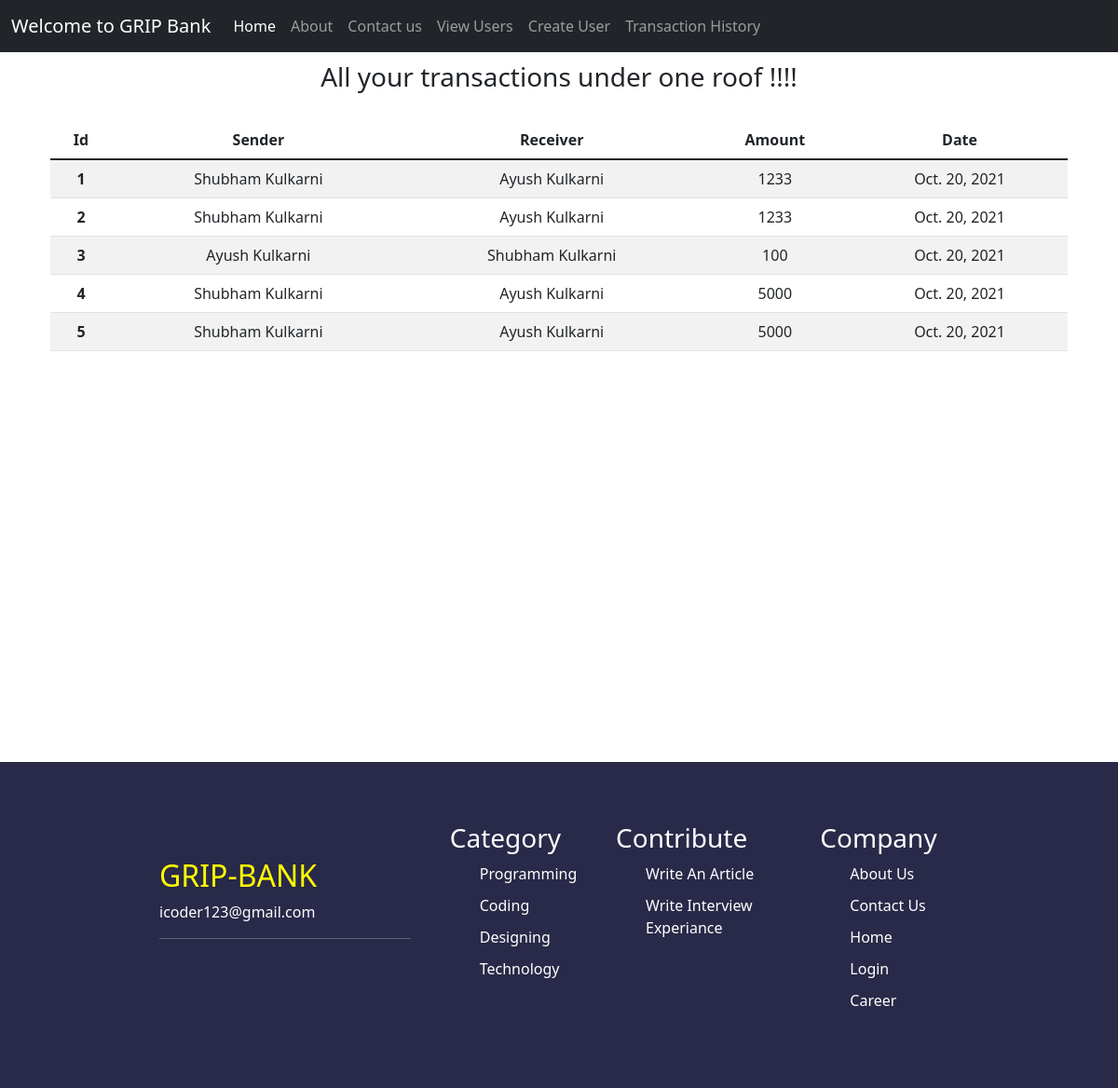
/transactionHistory/, run on the app's committed database.
### bank/models.py (models this page shows)
class TransactionHistory(models.Model):
    sender = models.ForeignKey(User,blank=False,null=False,on_delete=models.CASCADE,related_name="sender")
    receiver = models.ForeignKey(User,blank=False,null=False,on_delete=models.CASCADE,related_name="receiver")
    amount = models.IntegerField(default=0)
    datetime = models.DateTimeField()

class User(models.Model):
    name = models.CharField(max_length=50,blank=False,null=False)
    email = models.CharField(max_length=100,blank=False,null=False)
    bank_balance = models.IntegerField(default=0)

### bank/views.py (the view)
# urls.py: path("transactionHistory/",views.transactionHistory,name="transactionHistory"),
def transactionHistory(request):
    users = TransactionHistory.objects.all()
    return render(request,'transaction_history.html',{'users':users})

### bank/templates/transaction_history.html (shortened to what this page needs)
<!DOCTYPE html>
<html lang="en">
  <head>
    {% load static %}
    <link
      href="https://cdn.jsdelivr.net/npm/bootstrap@5.1.3/dist/css/bootstrap.min.css"
      rel="stylesheet"
    />
    <link rel="stylesheet" href="{%static 'css/style.css' %}" />
    <link rel="stylesheet" href="{%static 'css/footer.css' %}">
  </head>
  <body>
<nav class="navbar sticky-top navbar-expand-lg navbar-dark bg-dark">
      <div class="container-fluid">
        <a class="navbar-brand" href="#"> Welcome to GRIP Bank</a>
        <div class="collapse navbar-collapse" id="navbarSupportedContent">
          <ul class="navbar-nav me-auto mb-2 mb-lg-0">
            <li class="nav-item">
              <a class="nav-link active" aria-current="page" href="/"> Home </a>
            </li>
            <li class="nav-item">
              <a class="nav-link" href="/aboutUs/"> About </a>
            </li>
            <li class="nav-item">
              <a class="nav-link" href="/contactUs/"> Contact us </a>
            </li>
            <li class="nav-item">
              <a class="nav-link" href="/viewUsers/"
                >View Users</a
              >
            </li>
            <li class="nav-item">
              <a class="nav-link" href="/createUser/"> Create User</a>
            </li>
            <li class="nav-item">
              <a class="nav-link" href="/transactionHistory/"> Transaction History </a>
            </li>
          </ul>
        </div>
      </div>
    </nav>
    <div class="container" style="text-align: center">
      <h3 style="margin: 10px">All your transactions under one roof !!!!</h3>
      <div
        class="container"
        style="margin-top: 30px; height: 80vh; overflow: scroll"
      >
        <table class="table table-striped">
          <thead>
            <tr>
              <th scope="col">Id</th>
              <th scope="col">Sender</th>
              <th scope="col">Receiver</th>
              <th scope="col">Amount</th>
              <th scope="col">Date</th>
            </tr>
          </thead>
          <tbody>
          {% for user in users%}
            <tr>
              <th>{{user.id}}</th>
              <td>{{user.sender.name}}</td>
              <td>{{user.receiver.name}}</td>
              <td>{{user.amount}}</td>
              <td>{{user.datetime.date}}</td>
            </tr>
          {% endfor %}
          </tbody>
        </table>
      </div>
    </div>
   <footer>
    <div class=" container-fluid  footer mt-5">
      <div class="row w-100 d-flex  flex justify-content-center">
        <div class="col-md-3 col-6 d-flex  flex-column justify-content-center">
              <div>
                <h2 style="color: yellow;">GRIP-BANK</h2>
                <p>icoder123@gmail.com</p>
                <hr>
              </div>
              <div>
                <br/>
              </div>
        </div>
        <div class="col-md-2 col-6 d-flex justify-content-center">
            <div>
          <h3 >Category</h3>
          <ul class="topics-category-list common-property">
            <li>Programming</li>
            <li>Coding</li>
            <li>Designing</li>
            <li> Technology</li>
          </ul>
        </div>
        </div>
        <div class="col-md-2 col-6 d-flex justify-content-center ">
            <div>
          <h3>Contribute</h3>
          <ul class="contribute-list common-property">
              <li>Write An Article</li>
              <li>Write Interview Experiance</li>
            </ul>
        </div>
    </div>
        <div class="col-md-2 col-6 d-flex justify-content-center">
            <div>
            <h3 >Company</h3>
            <ul class="company common-property">
                <li>About Us</li>
                <li> Contact Us</li>
                <li>Home</li>
                <li>Login</li>
                <li> Career</li>
            </ul>
        </div>
        </div>
      </div>
    </div>
  </footer>
  </body>
</html>

### bank/static/css/footer.css (style rules this page uses)
.footer { min-height: 350px; width: 100%; background-color: rgb(41, 41, 73); display: flex; justify-content: center; align-items: center; color: white; }
.contribute-list { list-style: none; }
.common-property li { margin-top: 10px; font-size: 16px; }
.contribute-list li { margin-top: 10px; font-size: 16px; }
.topics-category-list li { margin-top: 10px; font-size: 16px; }
.topics-category-list { list-style: none; }
.company li { margin-top: 10px; font-size: 16px; }
.company { list-style: none; }

### data on the page
TransactionHistory: id "1", sender.name "Shubham Kulkarni", receiver.name "Ayush Kulkarni", amount "1233", datetime "Oct. 20, 2021"
TransactionHistory: id "2", sender.name "Shubham Kulkarni", receiver.name "Ayush Kulkarni", amount "1233", datetime "Oct. 20, 2021"
TransactionHistory: id "3", sender.name "Ayush Kulkarni", receiver.name "Shubham Kulkarni", amount "100", datetime "Oct. 20, 2021"
TransactionHistory: id "4", sender.name "Shubham Kulkarni", receiver.name "Ayush Kulkarni", amount "5000", datetime "Oct. 20, 2021"
TransactionHistory: id "5", sender.name "Shubham Kulkarni", receiver.name "Ayush Kulkarni", amount "5000", datetime "Oct. 20, 2021"
